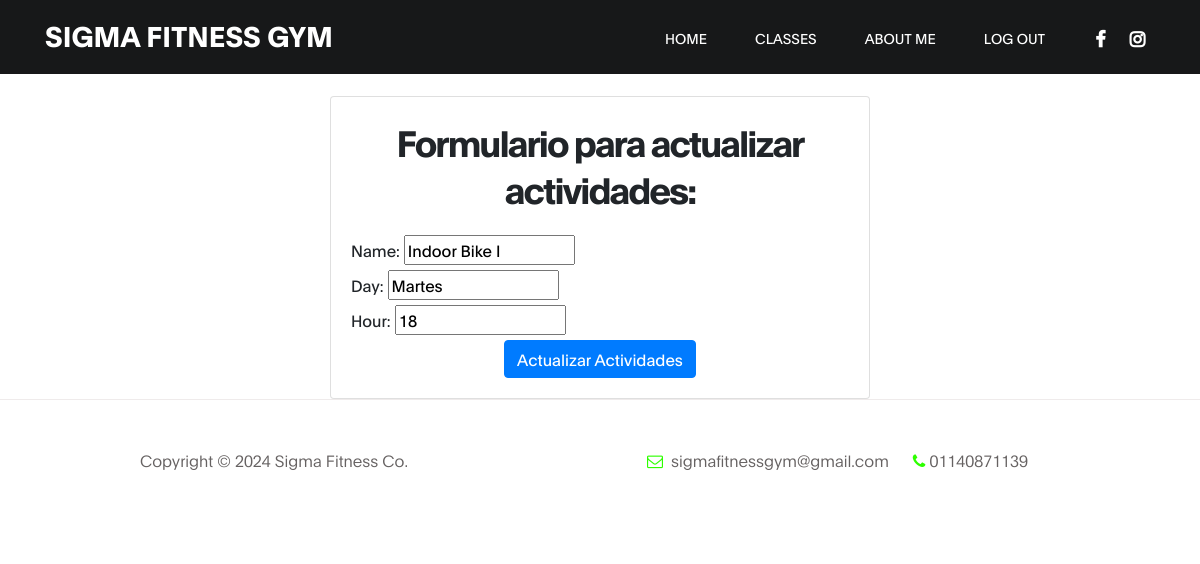
The page /SigmaApp/updateActivities/1/ (signed in) on the database as committed earlier.
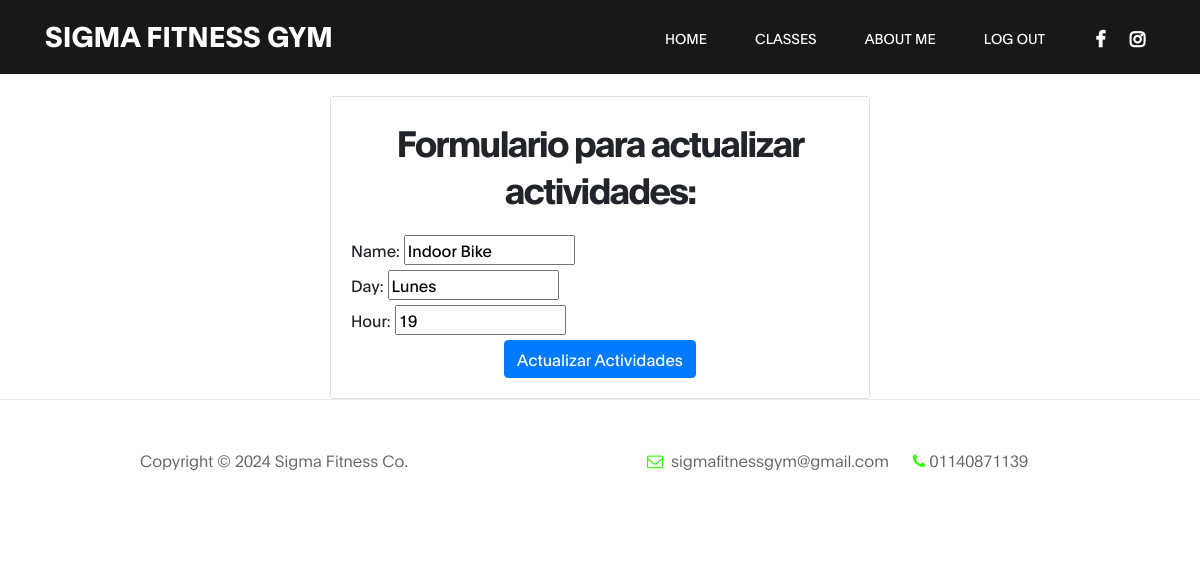
The same page on the database as committed later.
### SigmaApp/models.py (models this page shows, shortened)
class Activity(models.Model):
    name = models.CharField(max_length=40)
    day = models.CharField(max_length=10)
    hour = models.IntegerField()

### SigmaApp/views.py (the view)
# urls.py: path('updateActivities/<infoActivity>/', update_activity, name="Update Activity"),
@login_required
def update_activity(request, infoActivity):
    activity = Activity.objects.get(id=infoActivity)
    if request.method == "POST":
        form = ActivityForm(request.POST)
        if form.is_valid():
            infoDic = form.cleaned_data
            activity.name = infoDic["name"]
            activity.day = infoDic["day"]
            activity.hour = infoDic["hour"]
            activity.save()
            return render(request, "index.html")
    else:
        form = ActivityForm(initial={
            "name": activity.name,
            "day": activity.day,
            "hour": activity.hour,
        })
    return render(request, "activities/updateActivity.html", {"form": form})

### SigmaApp/forms.py
class ActivityForm(forms.Form):
    name = forms.CharField(max_length=40)
    day = forms.CharField(max_length=10)
    hour = forms.IntegerField()

### SigmaApp/templates/activities/updateActivity.html (shortened to what this page needs)
{% extends "father.html" %}
{% block forms %}
    <br>
    <br>
    <div class="container mt-5">
        <div class="row justify-content-center">
            <div class="col-md-6">
                <div class="card">
                    <div class="card-body">
                        <h2 class="fw-normal text-center mb-4">Formulario para actualizar actividades:</h2>
                        <form action="" method="post">
                            {{ form }}
                            <button type="submit" class="btn btn-primary d-block mx-auto">Actualizar Actividades</button>
                        </form>
                    </div>
                </div>
            </div>
        </div>
    </div>
{% endblock %}

Rows that differ between the two databases and show on the page:
changed Activity: name "Indoor Bike I" → "Indoor Bike"; day "Martes" → "Lunes"; hour "18" → "19"
